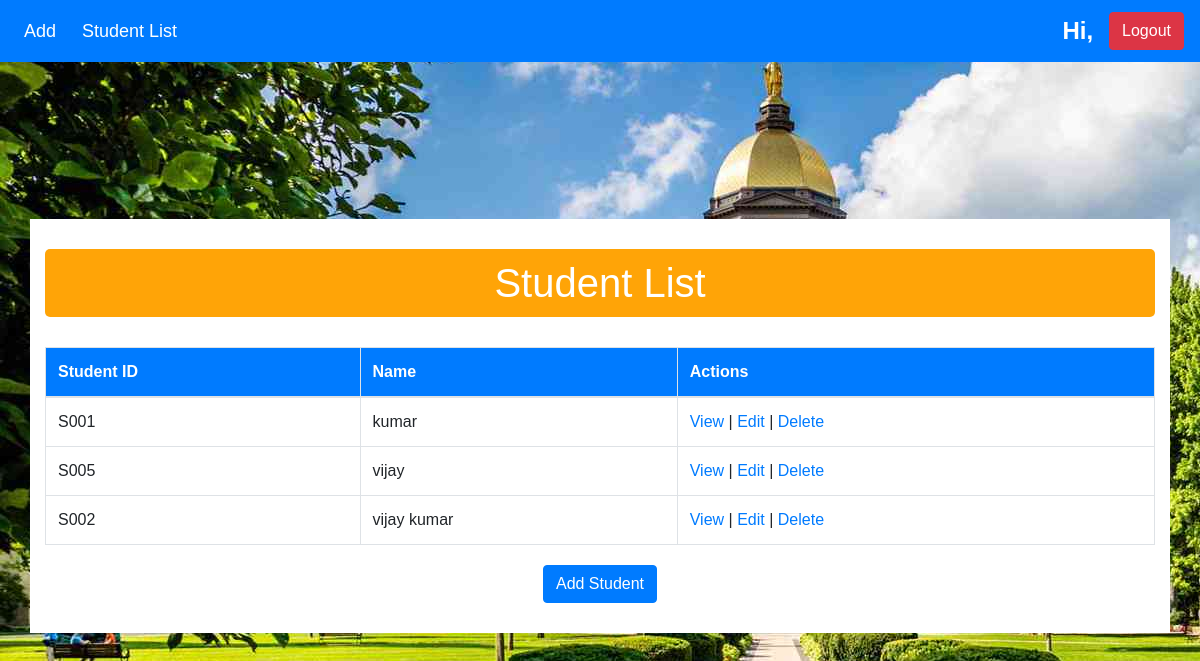
The app's page /view/, older data.
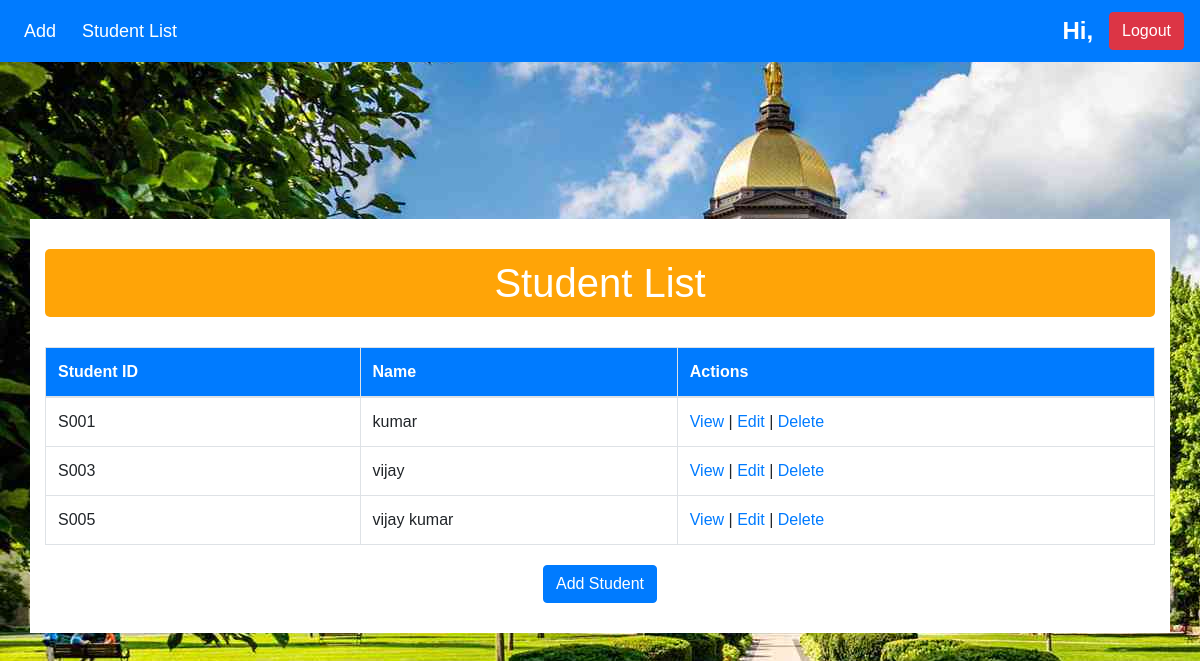
The same page, newer data.
### students/models.py (models this page shows, shortened)
class Student(models.Model):
    student_id = models.CharField(max_length=4, unique=True, verbose_name='Student ID')
    name = models.CharField(max_length=100)
    address = models.TextField()
    age = models.IntegerField()
    date_of_birth = models.DateField()
    email = models.EmailField()
    class Meta:
        app_label = 'students'

### students/views.py (the view)
# urls.py: path('view/', views.student_list, name='student_list'),
def student_list(request):
    students = Student.objects.all()
    return render(request, 'students/student_list.html', {'students': students})

### students/templates/students/student_list.html (shortened to what this page needs)
{% load static %}
<!DOCTYPE html>
<html lang="en">
  <head>
    <link
      rel="stylesheet"
      href="https://stackpath.bootstrapcdn.com/bootstrap/4.5.2/css/bootstrap.min.css"
    />
    <link
      rel="stylesheet"
      type="text/css"
      href="{% static 'css/styles.css' %}"
    />
  </head>
  <body style="background-image: url('{% static 'bg1.jpg' %}')">
    {% include 'students/navbar.html' %}
    <div class="container mt-3" style="background-color: white; " >
      <h1 align="center"  class="center-title display-5" style="margin-top:30px; " >
        Student List
      </h1>
      <table class="table table-bordered" style="background-color: white">
        <thead>
          <tr>
            <th>Student ID</th>
            <th>Name</th>
            <th>Actions</th>
          </tr>
        </thead>
        <tbody>
          {% for student in students %}
          <tr>
            <td>{{ student.student_id }}</td>
            <td>{{ student.name }}</td>
            <td>
              <a href="{% url 'student_detail' student.id %}">View</a> |
              <a href="{% url 'student_edit' student.id %}">Edit</a> |
              <a href="{% url 'student_delete' student.id %}">Delete</a>
            </td>
          </tr>
          {% endfor %}
        </tbody>
      </table>
      <div class="add-button" style="text-align: center; margin-bottom: 30px">
        <button class="btn btn-primary">
          <a href="{% url 'student_create' %}" style="color: white"
            >Add Student</a
          >
        </button>
      </div>
    </div>
    <br />
  </body>
</html>

### students/templates/students/navbar.html (shortened to what this page needs)
{% load static %}
<!DOCTYPE html>
<html lang="en">
  <head>
    <link
      rel="stylesheet"
      href="https://stackpath.bootstrapcdn.com/bootstrap/4.5.2/css/bootstrap.min.css"
    />
    <link
      rel="stylesheet"
      type="text/css"
      href="{% static 'css/styles.css' %}"
    />
  </head>
  <body style="background-image: url('{% static 'bg1.jpg' %}')">
    <nav class="navbar navbar-expand-lg navbar-light bg-primary">
      <div class="collapse navbar-collapse" id="navbarSupportedContent">
        <ul class="navbar-nav mr-auto">
          <li class="nav-item">
            <a
              class="nav-link"
              style="color: white"
              href="{% url 'student_create' %}"
              >Add</a
            >
          </li>
          <li class="nav-item">
            <a
              class="nav-link"
              style="color: white"
              href="{% url 'student_list' %}"
              >Student List</a
            >
          </li>
        </ul>
        <form
          class="form-inline my-2 my-lg-0"
          action="{% url 'user_logout' %}"
          method="post"
        >
          <a class="navbar-brand" style="color: white" href="#"
            >Hi, {{ user.username }}</a
          >
          <button class="btn btn-danger my-2 my-sm-0" type="submit">
            Logout
          </button>
        </form>
      </div>
    </nav>
  </body>
</html>

### students/static/css/styles.css (style rules this page uses)
.center-title { text-align: center; color: #fff; margin-bottom: 30px; background-color:#FFA407; padding: 10px; border-radius: 5px; }
body { font-family: Arial, sans-serif; background-color: #f8f9fa; padding: 20px; }
h1 { color: #343a40; }
table { width: 100%; border-collapse: collapse; margin-top: 20px; }
th, td { padding: 10px; text-align: left; border-bottom: 1px solid #dee2e6; }
th { background-color: #007bff; color: #fff; }
.add-button { margin-top: 20px; }
.navbar-brand { font-size: 24px; font-weight: bold; }
.navbar-nav .nav-item { margin-right: 10px; }
.navbar-nav .nav-link { font-size: 18px; color: #333; }

### students/templates/students/student_list.html (style rules this page uses)
body { font-family: Arial, sans-serif; background-color: #f5f5f5; margin: 0; padding: 0; display: flex; justify-content: center; align-items: center; height: 100vh; }
h1 { text-align: center; }
form { display: flex; flex-direction: column; }
input[type="text"], input[type="password"], button { padding: 10px; margin-bottom: 10px; border-radius: 5px; border: 1px solid #ccc; font-size: 16px; }
button { background-color: #007bff; color: #fff; border: none; cursor: pointer; transition: background-color 0.3s; }

### students/templates/students/navbar.html (style rules this page uses)
.navbar { position: fixed; top: 0; left: 0; width: 100%; z-index: 1000; }
body { padding-top: 56px; }

Row changes from the older to the newer data that the page shows:
removed Student: student_id "S002", name "vijay kumar"
changed Student "vijay": student_id "S005" → "S003"
added Student: student_id "S005", name "vijay kumar"
